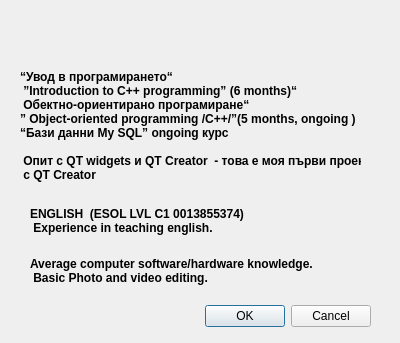
<?xml version="1.0" encoding="UTF-8"?>
<ui version="4.0">
 <class>About</class>
 <widget class="QDialog" name="About">
  <property name="geometry">
   <rect>
    <x>0</x>
    <y>0</y>
    <width>400</width>
    <height>343</height>
   </rect>
  </property>
  <property name="windowTitle">
   <string>Dialog</string>
  </property>
  <widget class="QDialogButtonBox" name="buttonBox">
   <property name="geometry">
    <rect>
     <x>30</x>
     <y>300</y>
     <width>341</width>
     <height>32</height>
    </rect>
   </property>
   <property name="orientation">
    <enum>Qt::Horizontal</enum>
   </property>
   <property name="standardButtons">
    <set>QDialogButtonBox::Cancel|QDialogButtonBox::Ok</set>
   </property>
  </widget>
  <widget class="QLabel" name="label">
   <property name="geometry">
    <rect>
     <x>20</x>
     <y>60</y>
     <width>341</width>
     <height>131</height>
    </rect>
   </property>
   <property name="font">
    <font>
     <weight>75</weight>
     <bold>true</bold>
    </font>
   </property>
   <property name="text">
    <string>“Увод в програмирането“ 
 ”Introduction to C++ programming” (6 months)“
 Обектно-ориентирано програмиране“
” Object-oriented programming /C++/”(5 months, ongoing )
“Бази данни My SQL” ongoing курс

 Опит с QT widgets и QT Creator  - това е моя първи проект
 с QT Creator</string>
   </property>
  </widget>
  <widget class="QLabel" name="label_2">
   <property name="geometry">
    <rect>
     <x>30</x>
     <y>240</y>
     <width>351</width>
     <height>61</height>
    </rect>
   </property>
   <property name="font">
    <font>
     <weight>75</weight>
     <bold>true</bold>
    </font>
   </property>
   <property name="text">
    <string>Average computer software/hardware knowledge.
 Basic Photo and video editing.</string>
   </property>
  </widget>
  <widget class="QLabel" name="label_3">
   <property name="geometry">
    <rect>
     <x>30</x>
     <y>200</y>
     <width>311</width>
     <height>41</height>
    </rect>
   </property>
   <property name="font">
    <font>
     <weight>75</weight>
     <bold>true</bold>
    </font>
   </property>
   <property name="text">
    <string>ENGLISH  (ESOL LVL C1 0013855374)  
 Experience in teaching english.</string>
   </property>
  </widget>
 </widget>
 <resources/>
 <connections>
  <connection>
   <sender>buttonBox</sender>
   <signal>accepted()</signal>
   <receiver>About</receiver>
   <slot>accept()</slot>
   <hints>
    <hint type="sourcelabel">
     <x>248</x>
     <y>254</y>
    </hint>
    <hint type="destinationlabel">
     <x>157</x>
     <y>274</y>
    </hint>
   </hints>
  </connection>
  <connection>
   <sender>buttonBox</sender>
   <signal>rejected()</signal>
   <receiver>About</receiver>
   <slot>reject()</slot>
   <hints>
    <hint type="sourcelabel">
     <x>316</x>
     <y>260</y>
    </hint>
    <hint type="destinationlabel">
     <x>286</x>
     <y>274</y>
    </hint>
   </hints>
  </connection>
 </connections>
</ui>
